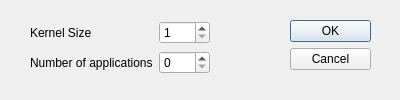
<?xml version="1.0" encoding="UTF-8"?>
<ui version="4.0">
 <class>Dialog_avgblur</class>
 <widget class="QDialog" name="Dialog_avgblur">
  <property name="geometry">
   <rect>
    <x>0</x>
    <y>0</y>
    <width>400</width>
    <height>100</height>
   </rect>
  </property>
  <property name="sizePolicy">
   <sizepolicy hsizetype="Fixed" vsizetype="Fixed">
    <horstretch>0</horstretch>
    <verstretch>0</verstretch>
   </sizepolicy>
  </property>
  <property name="minimumSize">
   <size>
    <width>400</width>
    <height>100</height>
   </size>
  </property>
  <property name="maximumSize">
   <size>
    <width>400</width>
    <height>100</height>
   </size>
  </property>
  <property name="windowTitle">
   <string>Average Blur</string>
  </property>
  <widget class="QDialogButtonBox" name="buttonBox">
   <property name="geometry">
    <rect>
     <x>290</x>
     <y>20</y>
     <width>81</width>
     <height>241</height>
    </rect>
   </property>
   <property name="orientation">
    <enum>Qt::Vertical</enum>
   </property>
   <property name="standardButtons">
    <set>QDialogButtonBox::Cancel|QDialogButtonBox::Ok</set>
   </property>
  </widget>
  <widget class="QWidget" name="layoutWidget">
   <property name="geometry">
    <rect>
     <x>30</x>
     <y>20</y>
     <width>180</width>
     <height>55</height>
    </rect>
   </property>
   <layout class="QGridLayout" name="gridLayout">
    <item row="0" column="0">
     <widget class="QLabel" name="label">
      <property name="text">
       <string>Kernel Size</string>
      </property>
     </widget>
    </item>
    <item row="0" column="1">
     <widget class="QSpinBox" name="spinBox_kernelsize">
      <property name="minimum">
       <number>1</number>
      </property>
     </widget>
    </item>
    <item row="1" column="0">
     <widget class="QLabel" name="label_2">
      <property name="text">
       <string>Number of applications</string>
      </property>
     </widget>
    </item>
    <item row="1" column="1">
     <widget class="QSpinBox" name="spinBox_numberofapplications"/>
    </item>
   </layout>
  </widget>
 </widget>
 <resources/>
 <connections>
  <connection>
   <sender>buttonBox</sender>
   <signal>accepted()</signal>
   <receiver>Dialog_avgblur</receiver>
   <slot>accept()</slot>
   <hints>
    <hint type="sourcelabel">
     <x>248</x>
     <y>254</y>
    </hint>
    <hint type="destinationlabel">
     <x>157</x>
     <y>274</y>
    </hint>
   </hints>
  </connection>
  <connection>
   <sender>buttonBox</sender>
   <signal>rejected()</signal>
   <receiver>Dialog_avgblur</receiver>
   <slot>reject()</slot>
   <hints>
    <hint type="sourcelabel">
     <x>316</x>
     <y>260</y>
    </hint>
    <hint type="destinationlabel">
     <x>286</x>
     <y>274</y>
    </hint>
   </hints>
  </connection>
 </connections>
</ui>
